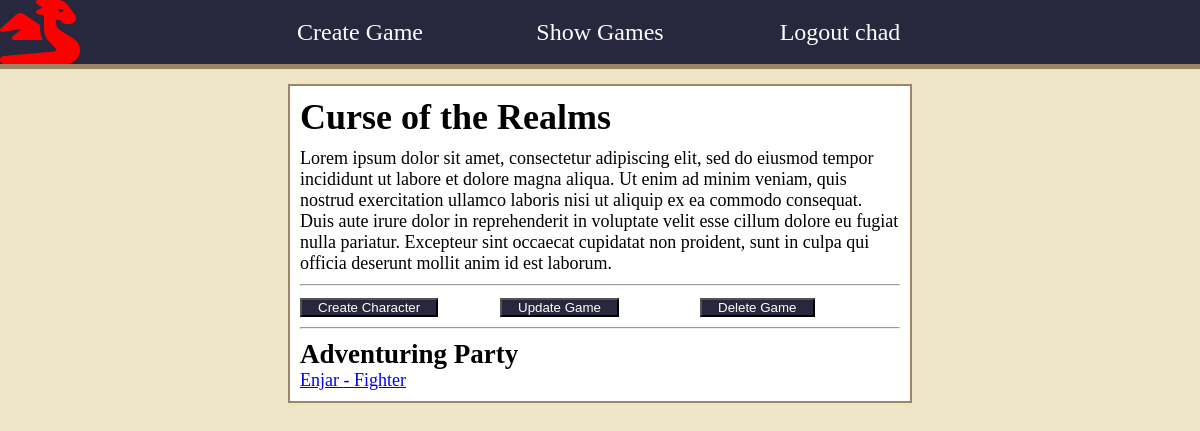
/games/50/ (signed in), run on the app's committed database.
### games/models.py (models this page shows, shortened)
class Game(models.Model):
    name = models.CharField(max_length=200)
    description = models.TextField()
    members = models.ManyToManyField(USER_MODEL, related_name="games")
    user = models.ForeignKey(USER_MODEL, related_name="created_games", on_delete=models.CASCADE)

class Character(models.Model):
    summary = models.TextField()
    name = models.CharField(max_length=100)
    playersclass = models.CharField(choices=CLASS_CHOICES, max_length=50, default='Artificer')
    user = models.ForeignKey(USER_MODEL, related_name="characters", on_delete=models.CASCADE)
    game = models.ForeignKey("Game", related_name="characters", on_delete=models.CASCADE)

### games/views.py (the view)
# urls.py: path("<int:pk>/", GameDetailView.as_view(), name="show_game"),
class GameDetailView(LoginRequiredMixin, DetailView):
    model = Game
    template_name = "games/detail_game.html"
    context_object_name = "game_detail"

### games/templates/games/detail_game.html
{% extends 'base.html' %}
{% block content %}
<div class="games-container">
    <h1>{{ game_detail.name }}</h1>
    <div class="game-description">
        <p>{{ game_detail.description }}</p>
    </div>
    <hr>
    <div class="game-character-navigation">
        <div>
            <button><a href="{% url 'create_character' game_detail.id %}">Create Character</a></button>
        </div>
        {% if game_detail.user == user %}
            <div>
                <button><a href="{% url 'update_game' game_detail.id %}">Update Game</a></button>
            </div>
            <div>
                <button><a href="{% url 'delete_game' game_detail.id %}">Delete Game</a></button>
            </div>
        {% endif %}
    </div>
    <hr>
    <h2>Adventuring Party</h2>
    <div class="characters">
    {% for character in game_detail.characters.all %}
        <a href="{% url 'detail_character' character.id %}" class="single-character">{{ character.name }} - {{ character.playersclass }}</a>
    {% endfor %}
</div>
{% endblock content %}

### games/templates/base.html (shortened to what this page needs)
{% load static %}
<!DOCTYPE html>
<html lang="en">
<head>
    <link rel="stylesheet" href="{% static 'player/player.css' %}">
</head>
<body>
    <header>
        <nav>
        <i class="fa-solid fa-dragon background-dragon"></i>
            <ul>
                {% if user.is_authenticated %}
                    <li ><a href="{% url 'create_game' %}" class="nav-link">Create Game</a></li>
                    <li><a href="{% url 'list_games' %}" class="nav-link">Show Games</a></li>
                    <li><a href="{% url 'logout' %}" class="nav-link">Logout {{ user.username }}</a></li>
                {% else %}
                <li><a href="{% url 'signup' %}" class="nav-link">Signup</a></li>
                <li class="login"><a href="{% url 'login' %}" class="nav-link">Login</a></li>
                {% endif %}
            </ul>
        </nav>
    </header>
   <main>
       {% block content %}
       {% endblock content%}
   </main>
</body>
</html>

### games/static/player/player.css (style rules this page uses)
* { margin: 0; padding: 0; }
body { background-color: #eee5c6; font-size: 18px; }
header { background-color:#27273d; height: 4rem; margin-bottom: 20px; }
nav { border-bottom: 5px solid #9b8564; }
header > nav, ul { height: 100%; }
header > nav > ul { display: grid; grid-template-columns: repeat(5, 1fr); align-items: center; justify-items: center; list-style: none; }
.nav-link { text-decoration: none; font-size: 1.5rem; height: 100%; color: white; }
header > nav > ul > li:nth-child(1) { grid-column-start: 2; }
main { display: flex; justify-content: center; align-content: center; }
.background-dragon { position: fixed; color: red; height: 4rem; }
.games-container { display: flex; flex-direction: column; height: auto; width: 50%; background-color: white; border: 2px solid #9b8564; padding: 10px; }
.games-container > h1 { margin-bottom: 10px; }
li { list-style: none; }
.fa-dragon { padding-right: 6px; }
button { background-color:#27273d; }
button > a { color: white; text-decoration: none; padding: 1rem; }
.game-character-navigation { display: grid; grid-template-columns: repeat(3, 1fr); }
hr { margin-top: 10px; margin-bottom: 10px; }
.characters { display: grid; grid-template-columns: repeat(1, 1fr); gap: 10px; }
.single-character { grid-column-start: 1; gap: 10; }

### data on the page
Game: name "Curse of the Realms", description "Lorem ipsum dolor sit amet, consectetur adipiscing elit, sed do eiusmod tempor incididunt ut labore et dolore magna aliqua. Ut enim ad minim veniam, quis nostrud exercitation ullamco laboris nisi ut aliquip ex ea commodo consequat. Duis aute irure dolor in reprehenderit in voluptate velit esse cillum dolore eu fugiat nulla pariatur. Excepteur sint occaecat cupidatat non proident, sunt in culpa qui officia deserunt mollit anim id est laborum."
Character: name "Enjar", playersclass "Fighter"

### other printed values
{{ user.username }} "chad"
